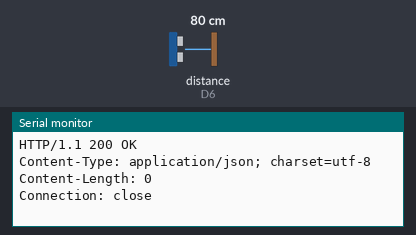
Bench run of a sketch on a simulated ESP8266 (NodeMCU). On the bench: the last lines printed to the serial monitor. Wiring (inferred from the names in the program): ultrasonic range finder: trigger D5; echo D6. The inputs (shaded band) are chosen by the test bench; at power-on: distance to the obstacle (sensor on D6) 80 cm. The echo pulse lasts 58.3 µs per cm; WiFi joins after 1.5 s; servers stay silent unless stated; uploads are accepted with an empty reply.

Above: at 2.8 s.
2.9 s: distance to the obstacle (sensor on D6) set to 2 cm
At 4.3 s:
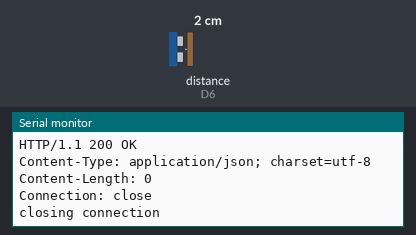
9.6 s: distance to the obstacle (sensor on D6) set to 4 cm
At 11.8 s:
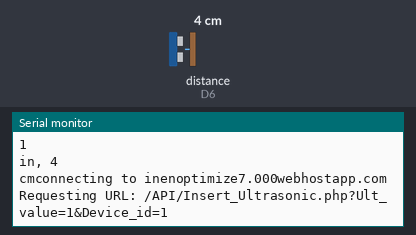
Timing chart, 0 to 13.3 s (numbered marks = the images above; inputs shaded):
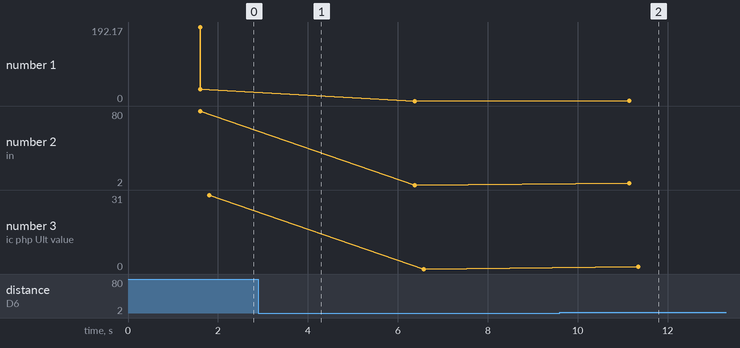

Measured:
- after the input at 9.6 s, the serial monitor: prints a new line after 1.5 s (image 2)
- plotted number 2: 80 → 2 after the input at 2.9 s, 2 → 4 after the input at 9.6 s

The sketch:

finalonlyultrasonic.ino
```cpp
#include <ESP8266WiFi.h>
#include "DHT.h"

#define DHTPIN D1
#define DHTTYPE DHT11
#define trigPin D5
#define echoPin D6


const char* ssid     = "realme 8";
const char* password = "Virus@hacker1";
const char* host = "inenoptimize7.000webhostapp.com";
DHT dht(DHTPIN, DHTTYPE);

void setup()
{
  Serial.begin(115200);
  delay(100);
   pinMode(trigPin, OUTPUT);
    pinMode(echoPin, INPUT);
  dht.begin();


  Serial.println();
  Serial.println();
  Serial.print("Connecting to ");
  Serial.println(ssid);

  WiFi.begin(ssid, password);
  while (WiFi.status() != WL_CONNECTED)
  {
    delay(500);
    Serial.print(".");
  }

  Serial.println("");
  Serial.println("WiFi connected");
  Serial.println("IP address: ");
  Serial.println(WiFi.localIP());
  Serial.print("Netmask: ");
  Serial.println(WiFi.subnetMask());
  Serial.print("Gateway: ");
  Serial.println(WiFi.gatewayIP());
}

void loop()
{
   long duration, inches, cm;
    digitalWrite(trigPin, LOW);
    delayMicroseconds(2);
    digitalWrite(trigPin, HIGH);
    delayMicroseconds(5);
    digitalWrite(trigPin, LOW);

    //TAKE READING ON ECHO PIN
    duration = pulseIn(echoPin, HIGH);

    //convert the time into a distace
    inches = microsecondsToInches(duration);
    cm = microsecondsToCentimeters(duration);
    Serial.println(inches);
    Serial.print("in, ");
    Serial.println(cm);
    Serial.print("cm");

  Serial.print("connecting to ");
  Serial.println(host);

  WiFiClient client;
  const int httpPort = 80;
  if (!client.connect(host, httpPort))
  {
    Serial.println("connection failed");
    return;
  }

  // Ultrasonic

  String url = "/API/Insert_Ultrasonic.php?Ult_value="+String(inches)+"&Device_id=1";

  Serial.print("Requesting URL: ");
  Serial.println(url);

  client.print(String("GET ") + url + " HTTP/1.1\r\n" + "Host: " + host + "\r\n" + "Connection: close\r\n\r\n");
  delay(500);

  while(client.available())
  {
    String line = client.readStringUntil('\r');
    Serial.print(line);
  }


  Serial.println();
  Serial.println("closing connection");
  delay(3000);
}
long microsecondsToInches(long microseconds)
{
  return microseconds/74/2;
}

long microsecondsToCentimeters(long microseconds)
{
  return microseconds/29/2;
}
```
